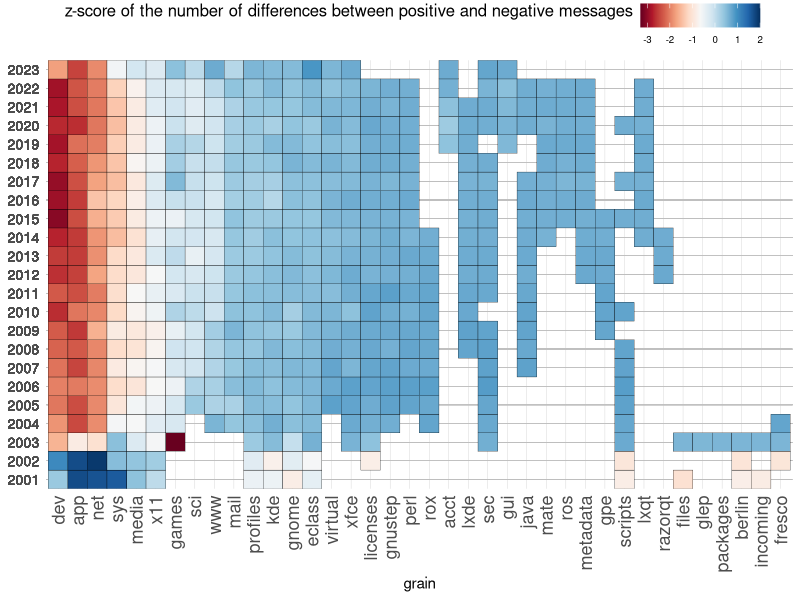

This chart was generated by the following R code:
library(reshape2)
library(tidyr)
library(ggplot2)
library(stringr)
library(dplyr)
library(ggpubr)
library(scales)

setwd("/Volumes/Data/PhD/Gentoo/workdir/tables")
data <- read.csv("data-all-sentiments-commits2.csv",TRUE,';')
s_data <- 
  subset(data, select = c('path', 'year', 'n_neg_messages', 'n_pos_messages'))
s_data$path <- word(s_data$path, sep='-',1)

data_all <- na.omit(s_data)

agg_all_grains <- data_all %>% 
  group_by(path, year) %>%
  summarise(sum_neg_mess = sum(n_neg_messages), 
            sum_pos_mess = sum(n_pos_messages))

standard_normal<-function(x) {
  (x-mean(x))/sd(x)
}

agg_all_grains$diff = agg_all_grains$sum_pos_mess - agg_all_grains$sum_neg_mess

data_all2 <- agg_all_grains %>% group_by(year) %>%
  mutate(norm = standard_normal(diff))

agg_diff <- data_all2 %>% group_by(path) %>%
  summarise(sum_diff = sum(diff))

m_data_all2 <- merge(data_all2, agg_diff, by=c('path'))
ordered_data <- m_data_all2 %>% arrange(sum_diff)
ordered_data$path <- factor(ordered_data$path, 
                            levels = unique(ordered_data$path))

my_palette <- c('#67001f','#b2182b','#d6604d',
                         '#f4a582','#fddbc7','#f7f7f7',
                         '#d1e5f0','#92c5de','#4393c3',
                         '#2166ac','#053061')

colnames(ordered_data)[colnames(ordered_data) == "path"] <- "grain"
plot_signi <- ggplot(ordered_data, aes(x=year, y=grain, fill=norm), ) +
  geom_tile(color = "black") + 
  scale_fill_gradientn(colors = my_palette, 
                       limits= c(-3.3, 2)) + 
#                       breaks = c(-3,-2,-1,0,1,2,3,4)) +
  scale_x_continuous(limits = c(2000.5, 2023.5), expand=c(0,0), 
                     breaks = ordered_data$year)+
  coord_fixed() +
  theme(axis.text.y = element_text(hjust = 1, vjust=0.5, size = 10),
        axis.title.y = element_blank(),
        axis.ticks.y = element_blank(),
        axis.ticks.x = element_blank(),
        axis.text.x = element_text(angle=90,vjust = 0.5, hjust=1,size=13),
        legend.position = "top", legend.margin = margin(-3,0,0,-10),
        legend.text = element_text(size=7),
        legend.title = element_text(size=12, vjust=1),
        panel.background = element_rect(fill="white"),
        panel.grid.major = element_line(colour = "grey", size = 0.1))+
  labs(fill="z-score of the number of differences between positive and negative messages")
plot_signi + coord_flip()
